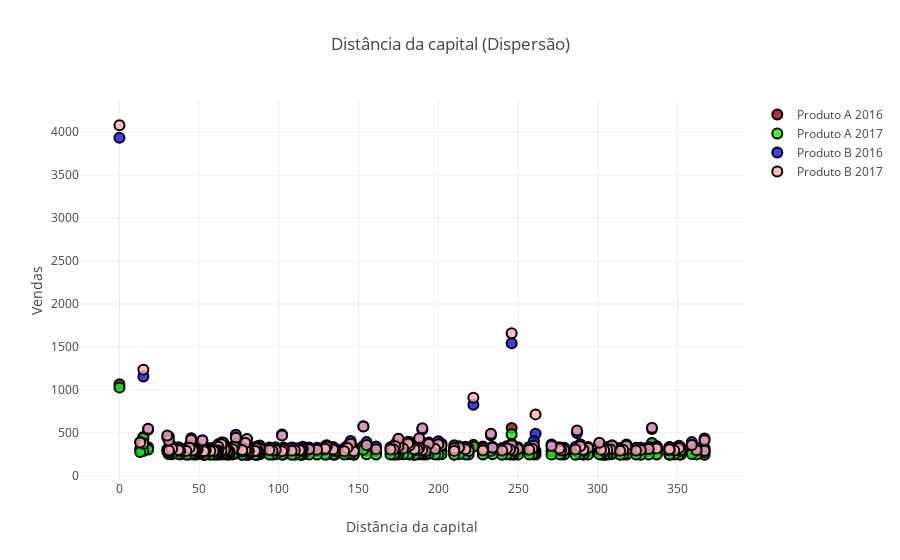

Write notebook code for a chart like this one.
### Markdown cell above
Correlação Distância da capital x Vendas

| Produto/ANO | Distância da capital |
| --- | -------------------- |
| Produto A em 2016 | 0,13 |
| Produto A em 2017 | 0,13 |
| Produto B em 2016 | 0,12 |
| Produto B em 2017 | 0,11 |


Como a correlação está proxima de 0, pode-se considerar que não há correlação entre as variáveis.

### Code cell
trace0 = go.Scatter(
    x = df1['Distância da Capital'],
    y = df1['Produto A em 2016'],
    name = 'Produto A 2016',
    mode = 'markers',
    marker = dict(
        size = 10,
        color = 'rgba(152, 0, 0, .8)',
        line = dict(
            width = 2,
            color = 'rgb(0, 0, 0)'
        )
    )
)

trace1 = go.Scatter(
    x = df1['Distância da Capital'],
    y = df1['Produto A em 2017'],
    name = 'Produto A 2017',
    mode = 'markers',
    marker = dict(
        size = 10,
        color = 'rgba(0, 255, 0, .8)',
        line = dict(
            width = 2,
            color = 'rgb(0, 0, 0)'
        )
    )
)

trace2 = go.Scatter(
    x = df1['Distância da Capital'],
    y = df1['Produto B em 2016'],
    name = 'Produto B 2016',
    mode = 'markers',
    marker = dict(
        size = 10,
        color = 'rgba(20, 10, 255, .8)',
        line = dict(
            width = 2,
            color = 'rgb(0, 0, 0)'
        )
    )
)

trace3 = go.Scatter(
    x = df1['Distância da Capital'],
    y = df1['Produto B em 2017'],
    name = 'Produto B 2017',
    mode = 'markers',
    marker = dict(
        size = 10,
        color = 'rgba(255, 175, 175, .8)',
        line = dict(
            width = 2,
            color = 'rgb(0, 0, 0)'
        )
    )
)

data = [trace0, trace1, trace2, trace3]


layout = dict(title = 'Distância da capital (Dispersão)',
              yaxis = dict(
                  zeroline = False,
                  title="Vendas",
              ),
              xaxis = dict(
                  zeroline = False,
                  title="Distância da capital",
              ),
             )

fig = dict(data=data, layout=layout)
iplot(fig, filename='styled-scatter')

### Figure 1 — Plotly figure (JSON) as saved in the notebook; plotly's stock layout.template omitted (floating-point values rounded to 4 significant figures; data arrays with more than 128 entries replaced by an {"elided": "..."} marker saying what was removed)
{"data": [{"marker": {"color": "rgba(152, 0, 0, .8)", "line": {"color": "rgb(0, 0, 0)", "width": 2}, "size": 10}, "mode": "markers", "name": "Produto A 2016", "type": "scatter", "uid": "c26f0391-c4a0-44cd-a92b-029f4ed95b23", "x": {"elided": "164 int values"}, "y": {"elided": "164 int values"}}, {"marker": {"color": "rgba(0, 255, 0, .8)", "line": {"color": "rgb(0, 0, 0)", "width": 2}, "size": 10}, "mode": "markers", "name": "Produto A 2017", "type": "scatter", "uid": "f7b7b7c1-4aa2-4b27-81f2-96b4f25474b0", "x": {"elided": "164 int values"}, "y": {"elided": "164 int values"}}, {"marker": {"color": "rgba(20, 10, 255, .8)", "line": {"color": "rgb(0, 0, 0)", "width": 2}, "size": 10}, "mode": "markers", "name": "Produto B 2016", "type": "scatter", "uid": "554af97f-6ae7-4f54-9b7c-04bc7e8c2a87", "x": {"elided": "164 int values"}, "y": {"elided": "164 int values"}}, {"marker": {"color": "rgba(255, 175, 175, .8)", "line": {"color": "rgb(0, 0, 0)", "width": 2}, "size": 10}, "mode": "markers", "name": "Produto B 2017", "type": "scatter", "uid": "c464e709-dc69-4418-939e-ccdec280b7f0", "x": {"elided": "164 int values"}, "y": {"elided": "164 int values"}}], "layout": {"title": {"text": "Distância da capital (Dispersão)"}, "xaxis": {"title": {"text": "Distância da capital"}, "zeroline": false}, "yaxis": {"title": {"text": "Vendas"}, "zeroline": false}}}
